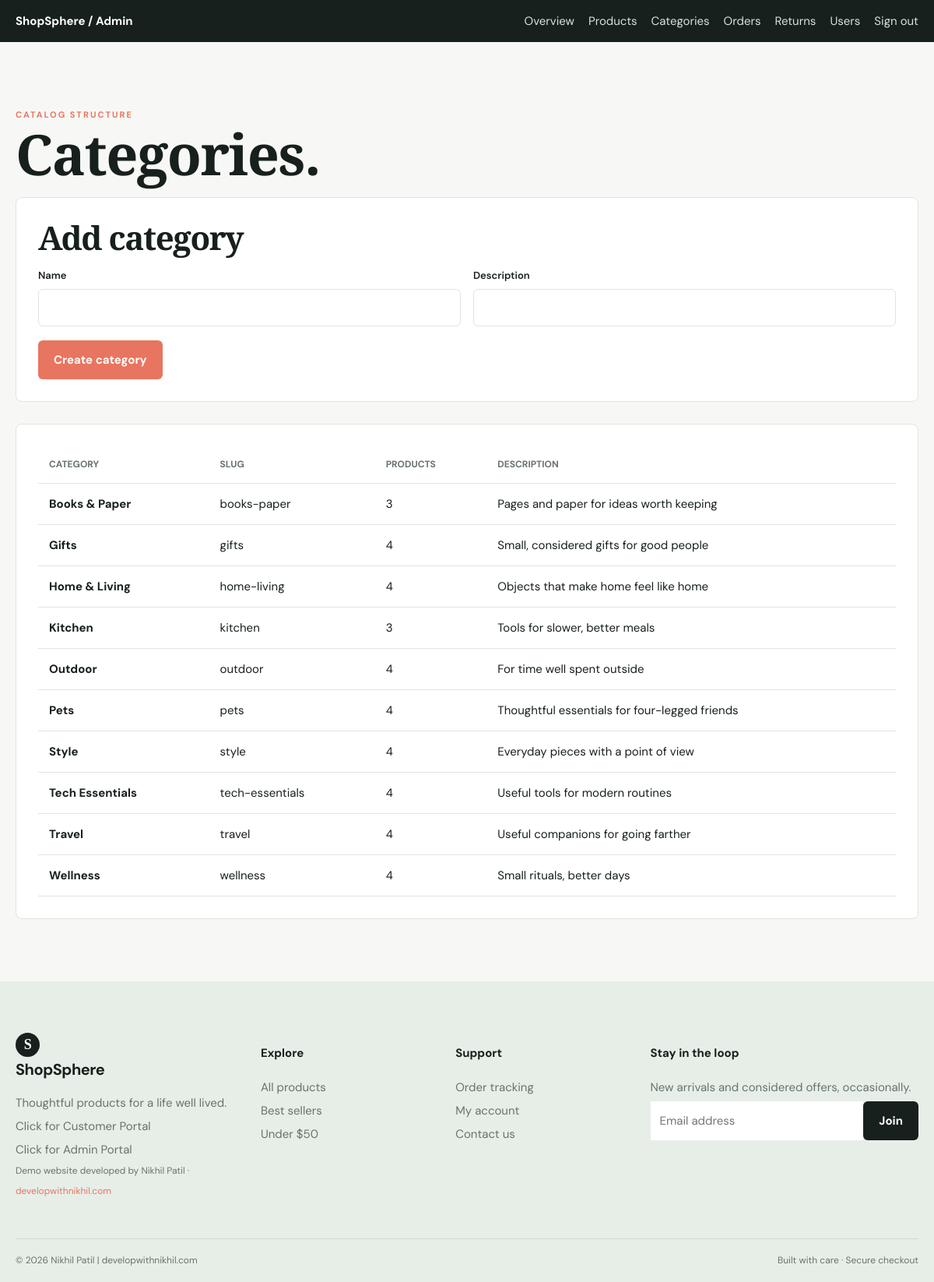
The app's page /admin/categories.php (signed in) with its own data.
### tables this page shows
CREATE TABLE categories (id INT UNSIGNED AUTO_INCREMENT PRIMARY KEY, name VARCHAR(80) NOT NULL UNIQUE, slug VARCHAR(100) NOT NULL UNIQUE, description VARCHAR(255));

### includes/functions.php (called while the page is built, shortened)
<?php
require_once __DIR__ . '/../config/database.php';
function e(?string $value): string
{
    return htmlspecialchars($value ?? '', ENT_QUOTES, 'UTF-8');
}
function get_flashes(): array
{
    $items = $_SESSION['flash'] ?? [];
    return $items;
}

### config/database.php (called while the page is built, shortened)
<?php
function db(): PDO
{
    static $connection;
    if (!$connection) {
        $connection = new PDO(
            'mysql:host=' . DB_HOST . ';dbname=' . DB_NAME . ';charset=utf8mb4',
            DB_USER,
            DB_PASS,
            [
                PDO::ATTR_ERRMODE => PDO::ERRMODE_EXCEPTION,
                PDO::ATTR_DEFAULT_FETCH_MODE => PDO::FETCH_ASSOC,
                PDO::ATTR_EMULATE_PREPARES => false,
            ]
        );
    }
    return $connection;
}

### admin/categories.php (the view, shortened to what this page needs)
<?php require '../includes/functions.php';
$items = db()->query('SELECT c.*,COUNT(p.id) product_count FROM categories c LEFT JOIN products p ON p.category_id=c.id GROUP BY c.id ORDER BY c.name')->fetchAll();
require '../includes/header.php'; ?><div class="admin-nav">
    <div class="container"><strong>ShopSphere / Admin</strong>
        <nav><a href="index.php">Overview</a><a href="products.php">Products</a><a href="categories.php">Categories</a><a href="orders.php">Orders</a><a href="returns.php">Returns</a><a href="users.php">Users</a><a href="logout.php">Sign out</a></nav>
    </div>
</div>
<section class="section">
    <div class="container"><span class="eyebrow">Catalog structure</span>
        <h1>Categories.</h1>
        <form method="post" class="form-panel" style="margin-bottom:28px"><input type="hidden" name="csrf" value="<?= csrf_token() ?>">
            <h2>Add category</h2>
            <div class="form-grid">
                <div class="field"><label>Name</label><input name="name" required></div>
                <div class="field"><label>Description</label><input name="description"></div>
            </div><button class="button button-coral" style="margin-top:18px">Create category</button>
        </form>
        <div class="form-panel responsive-table">
            <table class="data-table">
                <thead>
                    <tr>
                        <th>Category</th>
                        <th>Slug</th>
                        <th>Products</th>
                        <th>Description</th>
                    </tr>
                </thead>
                <tbody><?php foreach ($items as $item): ?><tr>
                            <td><strong><?= e($item['name']) ?></strong></td>
                            <td><?= e($item['slug']) ?></td>
                            <td><?= $item['product_count'] ?></td>
                            <td><?= e($item['description']) ?></td>
                        </tr><?php endforeach; ?></tbody>
            </table>
        </div>
    </div>
</section><?php require '../includes/footer.php'; ?>

### includes/header.php (shortened to what this page needs)
<?php require_once __DIR__ . '/functions.php';
$isAdminPage = str_contains($_SERVER['PHP_SELF'] ?? '', '/admin/');
$base = (str_contains($_SERVER['PHP_SELF'] ?? '', '/pages/') || $isAdminPage) ? '../' : ''; ?>
<!doctype html>
<html lang="en">
<head>
    <link rel="stylesheet" href="<?= str_contains($_SERVER['PHP_SELF'], '/pages/') || str_contains($_SERVER['PHP_SELF'], '/admin/') ? '../assets/css/style.css' : 'assets/css/style.css' ?>">
</head>
<body>
    <main>

### includes/footer.php (shortened to what this page needs)
<?php $base = $base ?? ((str_contains($_SERVER['PHP_SELF'] ?? '', '/pages/') || str_contains($_SERVER['PHP_SELF'] ?? '', '/admin/')) ? '../' : ''); ?></main>
<footer class="site-footer">
    <div class="container footer-grid">
        <div><a class="brand footer-brand" href="<?= $base ?>index.php"><span class="brand-mark">S</span><span>ShopSphere</span></a>
            <p>Thoughtful products for a life well lived.</p>
            <p><a href="https://e-commerce-platform.developwithnikhil.com" target="_blank"> Click for Customer Portal</a></p>
            <p><a href="https://e-commerce-platform.developwithnikhil.com/admin" target="_blank"> Click for Admin Portal</a></p>
            <p class="demo-note">Demo website developed by Nikhil Patil · <a href="https://developwithnikhil.com" target="_blank">developwithnikhil.com</a></p>
        </div>
        <div>
            <h4>Explore</h4><a href="<?= $base ?>pages/products.php">All products</a><a href="<?= $base ?>pages/products.php?sort=selling">Best sellers</a><a href="<?= $base ?>pages/products.php?sort=price_asc">Under $50</a>
        </div>
        <div>
            <h4>Support</h4><a href="<?= $base ?>pages/orders.php">Order tracking</a><a href="<?= $base ?>pages/profile.php">My account</a><a href="mailto:hello@shopsphere.test">Contact us</a>
        </div>
        <div>
            <h4>Stay in the loop</h4>
            <p>New arrivals and considered offers, occasionally.</p>
            <form class="newsletter" action="<?= $base ?>api/newsletter.php" method="post"><input type="email" name="email" placeholder="Email address" required><button class="button button-dark">Join</button></form>
        </div>
    </div>
    <div class="container footer-bottom"><span>© <?= date('Y') ?> Nikhil Patil | developwithnikhil.com</span><span>Built with care · Secure checkout</span></div>
</footer>
</body>
</html>

### assets/css/style.css (style rules this page uses)
:root { --ink: #17201d; --muted: #68736d; --paper: #f7f8f5; --white: #fff; --line: #dfe5df; --sage: #dce8df; --green: #35604a; --coral: #e8755f; --gold: #d5a952; --shadow: 0 18px 50px rgba(23, 32, 29, 0.09); }
* { box-sizing: border-box; }
html { scroll-behavior: smooth; }
body { margin: 0; background: var(--paper); color: var(--ink); font: 15px "DM Sans", sans-serif; line-height: 1.6; }
a { color: inherit; text-decoration: none; }
button, input, select, textarea { font: inherit; }
button { cursor: pointer; }
.container { width: min(1160px, calc(100% - 40px)); margin: auto; }
.brand { display: flex; align-items: center; gap: 10px; font-weight: 700; font-size: 20px; letter-spacing: -0.5px; white-space: nowrap; }
.brand-mark { display: grid; place-items: center; background: var(--ink); color: white; border-radius: 50%; width: 31px; height: 31px; font-family: Georgia; font-size: 18px; }
.eyebrow { text-transform: uppercase; letter-spacing: 2px; font-size: 11px; font-weight: 700; color: var(--coral); }
h1, h2, h3 { line-height: 1.1; margin: 0 0 16px; letter-spacing: -1.4px; }
h1, h2 { font-family: "Playfair Display", Georgia, serif; }
h1 { font-size: clamp(45px, 6vw, 76px); max-width: 650px; }
h2 { font-size: 42px; }
.button { display: inline-flex; align-items: center; justify-content: center; border: 1px solid transparent; border-radius: 6px; padding: 12px 19px; font-weight: 700; transition: 0.2s; gap: 8px; }
.button-dark { background: var(--ink); color: white; }
.button-coral { background: var(--coral); color: white; }
.section { padding: 80px 0; }
.filters input, .filters select, .field input, .field select, .field textarea { border: 1px solid var(--line); background: white; border-radius: 6px; padding: 11px 12px; outline-color: var(--coral); }
.form-panel, .summary, .table-wrap { background: white; border: 1px solid var(--line); border-radius: 8px; padding: 28px; }
.form-grid { display: grid; grid-template-columns: 1fr 1fr; gap: 16px; }
.field { display: flex; flex-direction: column; gap: 6px; }
.field label { font-weight: 600; font-size: 13px; }
.field input, .field textarea, .field select { width: 100%; }
.site-footer { background: #e7eee8; padding: 60px 0 18px; }
.footer-grid { display: grid; grid-template-columns: 1.3fr 1fr 1fr 1.6fr; gap: 35px; }
.footer-grid p, .footer-grid a { color: var(--muted); display: block; margin: 6px 0; }
.footer-brand { color: var(--ink) !important; margin-bottom: 15px !important; }
.newsletter { display: flex; }
.newsletter input { border: 0; padding: 12px; width: 100%; }
.footer-bottom { border-top: 1px solid #ccd8cd; margin-top: 45px; padding-top: 18px; display: flex; justify-content: space-between; color: var(--muted); font-size: 12px; }
.admin-nav { background: var(--ink); color: #fff; padding: 15px 0; }
.admin-nav .container { display: flex; justify-content: space-between; align-items: center; }
.admin-nav a { margin-left: 18px; color: #d8e3da; }
.responsive-table { overflow: auto; }
.data-table { width: 100%; border-collapse: collapse; }
.data-table th, .data-table td { text-align: left; padding: 14px; border-bottom: 1px solid var(--line); white-space: nowrap; }
.data-table th { color: var(--muted); font-size: 12px; text-transform: uppercase; }
.demo-note { font-size: 12px; color: var(--muted); }
.demo-note a { color: var(--coral); }

### records on screen
categories: name "Books & Paper", slug "books-paper", product_count "3", description "Pages and paper for ideas worth keeping"
categories: name "Gifts", slug "gifts", product_count "4", description "Small, considered gifts for good people"
categories: name "Home & Living", slug "home-living", product_count "4", description "Objects that make home feel like home"
categories: name "Kitchen", slug "kitchen", product_count "3", description "Tools for slower, better meals"
categories: name "Outdoor", slug "outdoor", product_count "4", description "For time well spent outside"
categories: name "Pets", slug "pets", product_count "4", description "Thoughtful essentials for four-legged friends"
categories: name "Style", slug "style", product_count "4", description "Everyday pieces with a point of view"
categories: name "Tech Essentials", slug "tech-essentials", product_count "4", description "Useful tools for modern routines"
categories: name "Travel", slug "travel", product_count "4", description "Useful companions for going farther"
categories: name "Wellness", slug "wellness", product_count "4", description "Small rituals, better days"
